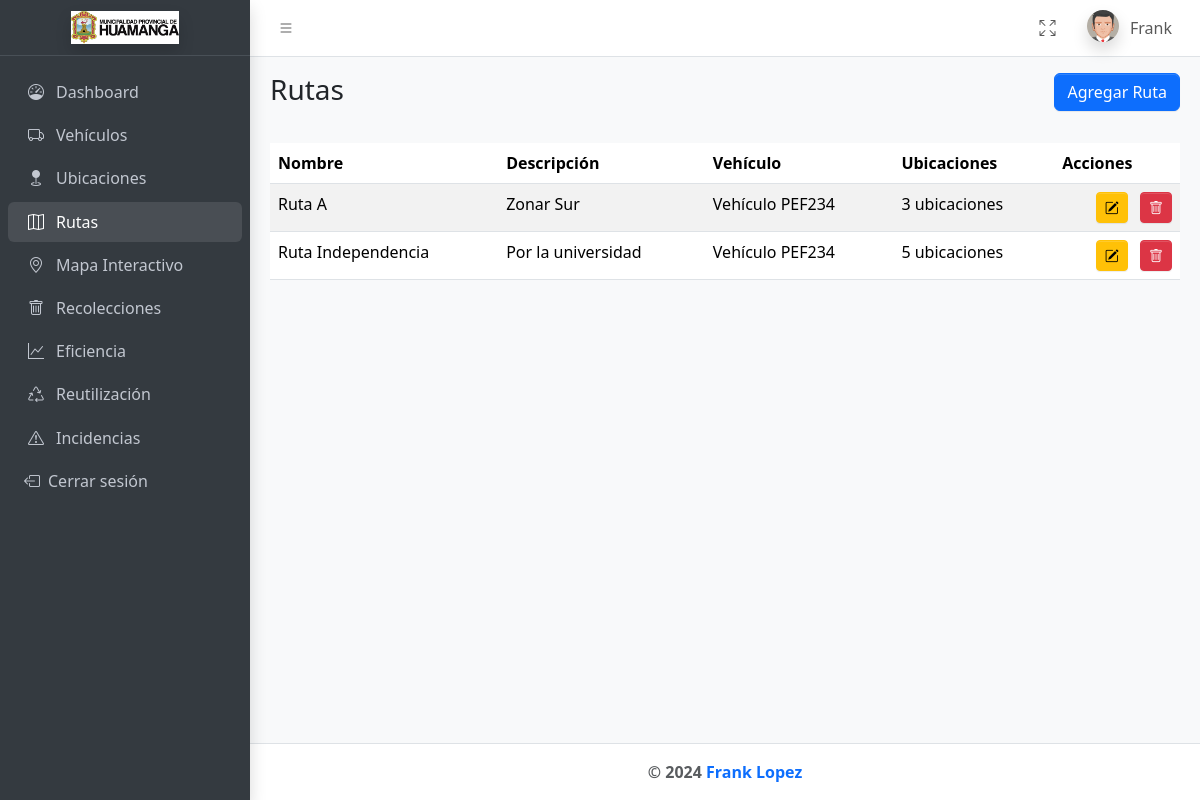
/rutas (signed in), run on the app's committed database.
### users/models.py (models this page shows, shortened)
class User(AbstractUser):
    ROLES = (
        ('ADMIN', 'Administrador'),
        ('INVESTIGADOR', 'Investigador'),
        ('OPERADOR', 'Operador de Recolección'),
    )
    rol = models.CharField(max_length=15, choices=ROLES, default='INVESTIGADOR',
                           help_text="Rol del usuario en el sistema")
    class Meta:
        verbose_name = "Usuario"
        verbose_name_plural = "Usuarios"
    objects = CustomUserManager()
    class Meta:
        verbose_name = _('Usuario')
        verbose_name_plural = _('Usuarios')

### dashboard/models.py (models this page shows, shortened)
class Ruta(models.Model):
    nombre = models.CharField(max_length=255, help_text="Nombre de la ruta")
    descripcion = models.TextField(blank=True, null=True, help_text="Descripción de la ruta")
    ubicaciones = models.ManyToManyField(Ubicacion, related_name='rutas',
                                         help_text="Ubicaciones incluidas en esta ruta")
    vehiculo = models.ForeignKey(Vehiculo, on_delete=models.SET_NULL, null=True, blank=True, related_name='rutas')
    class Meta:
        verbose_name = "Ruta"
        verbose_name_plural = "Rutas"

class Vehiculo(models.Model):
    placa = models.CharField(max_length=10, unique=True, help_text="Placa única del vehículo")
    tipo = models.CharField(max_length=50, help_text="Tipo de vehículo (camión, camioneta, etc.)")
    capacidad = models.FloatField(help_text="Capacidad máxima de carga en kg")
    activo = models.BooleanField(default=True, help_text="Define si el vehículo está activo")
    class Meta:
        verbose_name = "Vehículo"
        verbose_name_plural = "Vehículos"
    def __str__(self):
        return f"Vehículo {self.placa}"

### dashboard/views.py (the view, shortened to what this page needs)
# urls.py: path('rutas', RutaView.as_view(), name='rutas'),
class RutaView(View):
    @method_decorator(login_required)
    def get(self, request):
        rutas = Ruta.objects.all()
        form = RutaForm()
        context = {'rutas': rutas, 'form': form}
        return render(request, 'dashboard/rutas.html', context)

### dashboard/models.py (called while the page is built)
    def __str__(self):
        return self.nombre

### dashboard/templatetags/active_url.py (called while the page is built)
@register.simple_tag(takes_context=True)
def is_active(context, url_name):
    request = context['request']
    if request.resolver_match.url_name == url_name:
        return 'active'
    return ''

### dashboard/templates/dashboard/rutas.html (shortened to what this page needs)
{% extends 'base.html' %}
{% load static %}
{% block content %}
    <div class="app-content-header">
        <div class="container-fluid">
            <div class="row">
                <div class="col-sm-6">
                    <h3 class="mb-0">Rutas</h3>
                </div>
                <div class="col-sm-6 text-end">
                    <button class="btn btn-primary" data-bs-toggle="modal" data-bs-target="#rutaModal">Agregar Ruta
                    </button>
                </div>
            </div>
        </div>
    </div>
    <div class="app-content mt-3">
        <div class="container-fluid">
            <table id="rutasTable" class="table table-striped">
                <thead>
                <tr>
                    <th>Nombre</th>
                    <th>Descripción</th>
                    <th>Vehículo</th>
                    <th>Ubicaciones</th>
                    <th>Acciones</th>
                </tr>
                </thead>
                <tbody>
                {% for ruta in rutas %}
                    <tr>
                        <td>{{ ruta.nombre }}</td>
                        <td>{{ ruta.descripcion }}</td>
                        <td>
                            {{ ruta.vehiculo|default:"Sin vehículo" }}
                        </td>
                        <td>{{ ruta.ubicaciones.count }} ubicaciones</td>
                        <td class="text-end">
                            <button class="btn btn-warning btn-sm me-2 edit-btn"
                                    data-id="{{ ruta.id }}"
                                    data-nombre="{{ ruta.nombre }}"
                                    data-descripcion="{{ ruta.descripcion }}"
                                    data-vehiculo="{{ ruta.vehiculo.id|default:'' }}"
                                    data-ubicaciones="
                                            {% for ubicacion in ruta.ubicaciones.all %}{{ ubicacion.id }}{% if not forloop.last %},{% endif %}{% endfor %}">
                                <i class="bi bi-pencil-square"></i>
                            </button>
                            <form action="{% url 'ruta_eliminar' ruta.id %}" method="POST"
                                  style="display:inline;">
                                <button type="submit" class="btn btn-danger btn-sm delete-btn">
                                    <i class="bi bi-trash"></i>
                                </button>
                            </form>
                        </td>
                    </tr>
                {% endfor %}
                </tbody>
            </table>
        </div>
    </div>
{% endblock %}

### templates/header.html (shortened to what this page needs)
{% load static %}
<nav class="app-header navbar navbar-expand bg-body">
    <div class="container-fluid">
        <ul class="navbar-nav">
            <li class="nav-item"><a class="nav-link" data-lte-toggle="sidebar" href="#" role="button"> <i
                    class="bi bi-list"></i> </a></li>
        </ul>
        <ul class="navbar-nav ms-auto">
            <li class="nav-item">
                <a class="nav-link" href="#" data-lte-toggle="fullscreen">
                <i data-lte-icon="maximize" class="bi bi-arrows-fullscreen"></i>
            </a>
            </li>
            <li class="nav-item dropdown user-menu">
                <a href="#" class="nav-link dropdown-toggle" data-bs-toggle="dropdown">
                    <img src="{% static 'dashboard/img/avatar5.png' %}" class="user-image rounded-circle shadow"
                    alt="User Image">
                    <span class="d-none d-md-inline">{{ request.user.first_name }}</span>
                </a>
            </li>
        </ul>
    </div>
</nav>

### data on the page
User: user.first_name "Frank"
Ruta: nombre "Ruta A", descripcion "Zonar Sur", vehiculo "Vehículo PEF234", ubicaciones.count "3"
Ruta: nombre "Ruta Independencia", descripcion "Por la universidad", vehiculo "Vehículo PEF234", ubicaciones.count "5"
